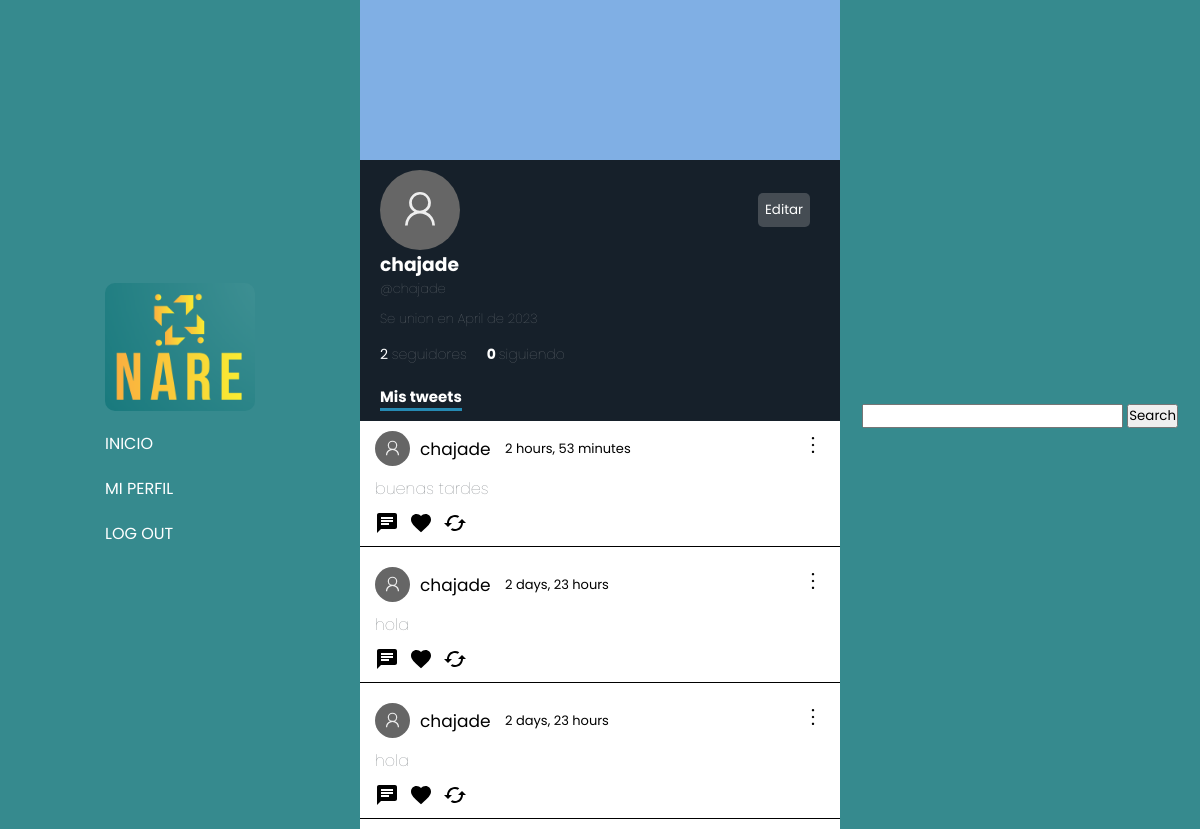
/profiles/chajade (signed in), run on an earlier commit of the app's database.
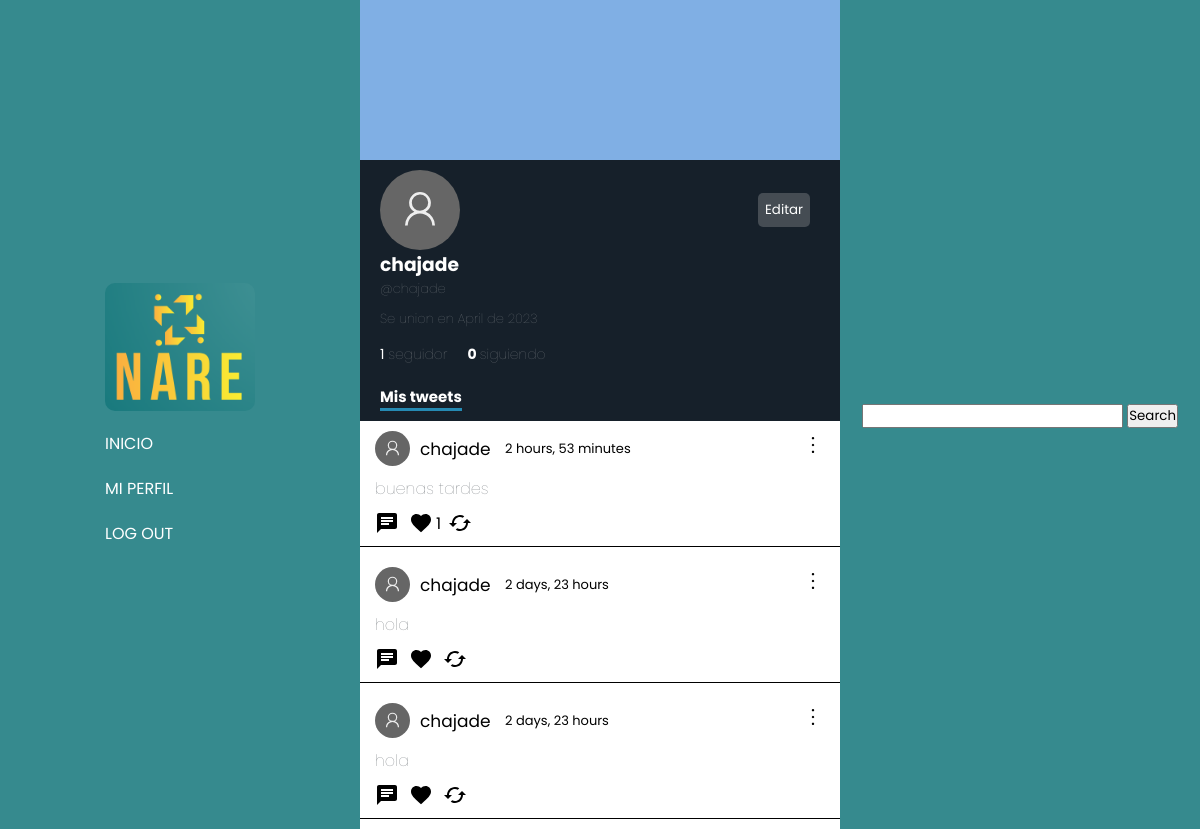
And on a later commit of the database.
### profiles/models.py (models this page shows, shortened)
class Profiles(models.Model):
    user = models.ForeignKey(User, null=True, on_delete=models.CASCADE )
    username = models.CharField(max_length=30, null=True, default="")
    biography = models.TextField(max_length=250,  null=True, default="", blank=True)
    profileImage = models.ImageField(null=True, blank=True, upload_to='profileImages')
    followers = models.IntegerField(default=0)
    followers_users = models.ManyToManyField('self', related_name="followers_users", blank=True)
    followed_users = models.ManyToManyField('self', symmetrical=False, related_name='following', blank=True)
    birthday = models.DateField(null=True, default=timezone.now)
    created_at = models.DateTimeField(auto_now_add=True)

### tweets/models.py (models this page shows)
class Tweet(models.Model):
    user = models.ForeignKey(User, null=True, on_delete=models.CASCADE)
    content = models.TextField(max_length=180)
    created_at = models.DateTimeField(auto_now_add=True)
    likes = models.IntegerField(default=0)
    likes_users = models.ManyToManyField(User, related_name="likes_tweets")
    retweets = models.IntegerField(default=0)
    parent_tweet = models.IntegerField(null=True)

### profiles/views.py (the view)
# urls.py: path('profiles/<str:account>', views.myProfile, name="myProfile"),
def myProfile(request, account):
    user = Profiles.objects.get(username=account)
    followers = user.followers_users.all()
    current_profile = Profiles.objects.get(user__username = request.user.username)
    cant_followers = int(user.followers)
    tweets = Tweet.objects.filter(user__username=account).all()
    return render(request, 'myProfile.html', {
        'usuario': user,
        'current_user': current_profile,
        'is_self': request.user.is_authenticated and request.user.username == account,
        'followers': followers,
        'cant_followers': cant_followers,
        'tweets': tweets
    })

### profiles/templates/myProfile.html (shortened to what this page needs)
{% extends 'base.html' %}
{% load static %}
    {% block content %}
    <link rel="stylesheet" href="{% static 'myProfile.css' %}">
    <link rel="stylesheet" href="{% static 'globalFeed.css' %}">
        <div class="profile">
            <div class="profile-banner">
            </div>
            <div class="profile-info">
                <div class="top">
                    {% if is_self %}
                        <button class="editButton">Editar</button>
                    {% endif %}
                </div>
                <div class="followName">
                    <h3 class="username">{{usuario.user.username}}</h3>
                </div>
                <h4 class="atName">@{{usuario.username}}</h4>
                <h4 class="createdAt">Se union en {{ usuario.created_at|date:"F" }} de {{ usuario.created_at|date:"Y" }}</h4>
                <div class="followers-info">
                    {% if cant_followers == 1 %}
                        <a href="#" class="cant_followers">{{cant_followers}} <span>seguidor</span></a>
                    {% else %}
                        <a href="#" class="cant_followers">{{cant_followers}} <span>seguidores</span></a>
                    {% endif %}
                    <h4>0 <span>siguiendo</span></h4>
                </div>
                <h1 class="myTweets">Mis tweets</h1>
            </div>
                <div class="tweets">
                    {% for tweet in tweets %}
                            {% include 'Tweet.html' %}
                    {% endfor %}
    {% endblock content %}

### tweets/templates/base.html (shortened to what this page needs)
{% load static %}
<!DOCTYPE html>
<html lang="es">
  <head>
    <link rel="stylesheet" href="{% static 'base.css' %}" />
  </head>
  <body>
    <div class="container">
      <nav class="navbar-1">
          <ul>
            <img src="{% static 'logo.png' %}"></img>
            <li><a href="{% url 'globalFeed' %}">INICIO</a></li>
            {% if user.is_authenticated %}
            <li><a href="{% url 'myProfile' user.username %}">MI PERFIL</a></li>
            <li><a href="{% url 'logout' %}">LOG OUT</a></li>
            {% else %}
            <li><a href="{% url 'signup' %}">SIGN UP</a></li>
            <li><a href="{% url 'signin' %}">SIGN IN</a></li>
            {% endif %}
          </ul>
        </nav>
        <main class="baseMain">
          {% block content %}
          {% endblock %}
      <nav class="navbar-2">
        <form action="{% url 'search' %}">
              <input type="text" class="searchbar" name="search">
              <button>
                Search
              </button>
            </form>
      </nav>
  </body>
</html>

### tweets/templates/Tweet.html (shortened to what this page needs)
<a href="{% url 'tweetDetails' tweet.id %}" class="tweet">
    <div class="div-content" id="{{tweet.id}}">
        <div class="tweetHead">
            <div class="fotoPerfil">
                <form action="{% url 'myProfile' tweet.user.username %}">
                    <button class="usernameTweet">{{tweet.user.username}}</button>
                </form>
                <p class="timeAgo">{{tweet.created_at|timesince}}</p>
            </div>
            <div class="tweetOptions">
                <button  class="optionButtons" data="true"></button>
            </div>
        </div>
        <span class="tweetMessage">{{tweet.content}}</span>
        <div class="buttons">
            <button class="msgButton" id="{{tweet.id}}">
                    <svg class="msgSvg" xmlns="http://www.w3.org/2000/svg" height="24px" viewBox="0 0 24 24" width="24px" fill="#000000">
                        <path d="M0 0h24v24H0z" fill="none"/>
                        <path d="M20 2H4c-1.1 0-1.99.9-1.99 2L2 22l4-4h14c1.1 0 2-.9 2-2V4c0-1.1-.9-2-2-2zM6 9h12v2H6V9zm8 5H6v-2h8v2zm4-6H6V6h12v2z"/>
                    </svg>
                </button>
                <form action="{% url 'like' tweet.id %}" class="likeForm">
                    <button class="likeBtn">
                    </button>
                    {% if tweet.likes != 0 %}
                    <p>{{tweet.likes}}</p>
                    {% endif %}
                </form>
                <form>
                    <button>
                    </button>
                </form>
            </div>
        </a>
    </div>

### tweets/static/base.css (style rules this page uses)
* { margin: 0; padding: 0; font-family: 'Poppins', sans-serif; }
.container { display: flex; justify-content: center; width: 100%; position: relative; }
.baseMain { height: 100vh; display: flex; width: 40vw; }
.navbar-1, .navbar-2 { width: 30vw; background-color: #368a8e; display: flex; flex-direction: column; justify-content: center; align-items: center; height: 100%; }
.navbar-1 { position: fixed; left: 0; top: 0; z-index: 10; }
.navbar-2 { position: fixed; right: 0; top: 0; z-index: 10; }
ul { display: flex; flex-direction: column; gap: 20px; color: white; }
ul img { width: 150px; border-radius: 10px; }
ul li { list-style: none; }
ul li a { text-decoration: none; color: white; }

### tweets/static/myProfile.css (style rules this page uses)
main { display: flex; flex-direction: column; justify-content: center; align-items: center; height: 100vh; }
.profile { width: 100%; }
.profile-banner { height: 20vh; width: 100%; background-color: rgb(128, 175, 228); }
.profile-info { width: 100%; height: auto; background-color: rgba(22, 32, 42, 1); color: white; padding: 10px; padding-left: 20px; }
.atName, .createdAt { color: rgba(113, 118, 123, 1); font-weight: 100; font-size: 13px; }
.createdAt { margin-top: 10px; }
.followers-info { margin-top: 15px; display: flex; gap: 20px; }
.cant_followers, h4 { bottom: 0; text-decoration: none; color: white; font-size: 14px; }
.followName { display: flex; gap: 20px; }
.myTweets { font-size: 15px; margin-top: 20px; border-bottom: 3px solid rgb(37, 138, 179); display: inline-block; }
span { color: rgba(113, 118, 123, 1); font-weight: 100; }
.profile-info svg { width: 80px; }
.usernameTweet { background-color: transparent; border: none; cursor: pointer; }
.top { display: flex; justify-content: space-between; align-items: center; }
.editButton { margin-right: 50px; border-radius: 5px; background-color: rgba(113, 118, 123, 0.514); border: none; outline: none; cursor: pointer; padding: 7px; color: white; transition: background-color .3s ease, color .3s ease-in-out; }

### tweets/static/globalFeed.css (style rules this page uses)
.tweetMessage { z-index: 1000000000000; cursor: default; }
main { display: flex; flex-direction: column; justify-content: start; align-items: center; height: 100vh; }
.tweet { text-decoration: none; color: black; z-index: 0; }
.tweets { display: flex; flex-direction: column-reverse; width: 40vw; }
.div-content { display: flex; flex-direction: column; margin: 0 10px 10px 0; height: auto; padding-left: 15px; width: 100%; border-bottom: 1px solid black; }
.div-content .usernameTweet { text-decoration: none; color: black; background-color: transparent; border: none; font-size: 17px; cursor: pointer; }
.tweetHead { display: flex; justify-content: space-between; }
.tweetHead button { margin-right: 30px; background-color: transparent; border: none; cursor: pointer; }
.tweetOptions button { position: relative; color: white; font-size: 15px; z-index: 1000000; }
.tweetHead svg { width: 24px; }
.buttons { display: flex; }
.buttons button { background: transparent; border: none; padding: 10px 10px 5px 0; cursor: pointer; }
.likeForm { display: flex; align-items: center; }
.likeForm p { text-decoration: none; pointer-events: none; transform: translateX(-7px); }
.fotoPerfil { display: flex; gap: 10px; align-items: center; }
.fotoPerfil svg, .fotoPerfil button { width: 35px; }
.timeAgo { font-size: 13px; margin-left: 10px; }

What changed in the data, as far as the page shows it:
changed Tweet "buenas tardes": likes (not shown) → "1"
Also different on the page:
{{ cant_followers }}: (not shown) → "1"
{{ cant_followers }}: "2" → (not shown)
text no longer shown: "seguidores"
text now shown: "seguidor"
